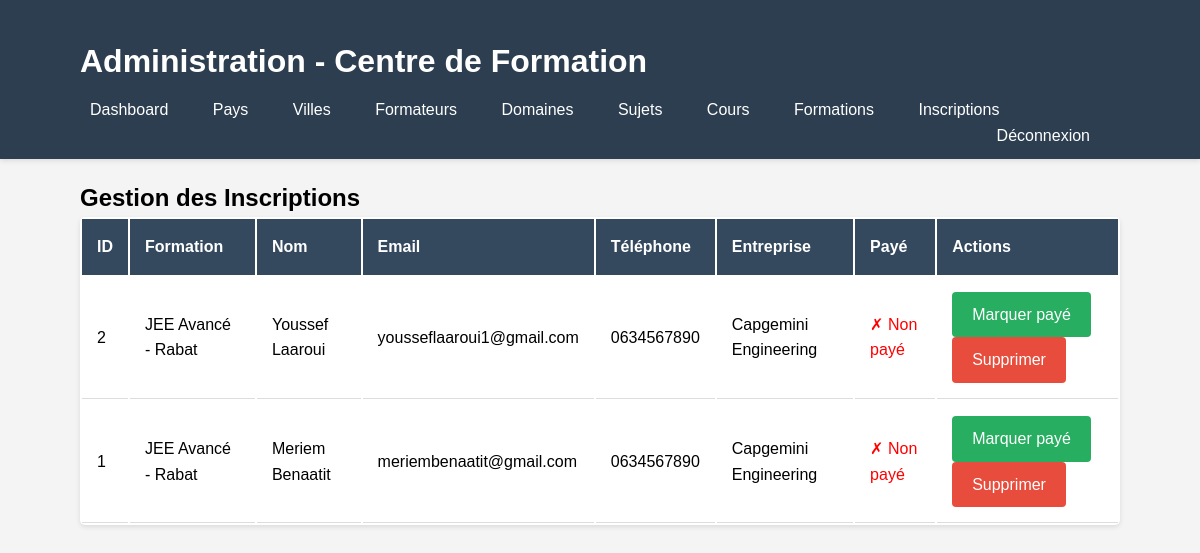
The app's page /admin/gestion_inscriptions.php (signed in) with its own data.
### tables this page shows
CREATE TABLE `inscriptions` (
  `id` int(11) NOT NULL,
  `firstName` varchar(50) NOT NULL,
  `lastName` varchar(50) NOT NULL,
  `phone` varchar(20) DEFAULT NULL,
  `email` varchar(100) NOT NULL,
  `company` varchar(100) DEFAULT NULL,
  `paid` tinyint(1) DEFAULT 0,
  `formation_id` int(11) DEFAULT NULL
);

CREATE TABLE `cours` (
  `id` int(11) NOT NULL,
  `name` varchar(100) NOT NULL,
  `content` text DEFAULT NULL,
  `description` text DEFAULT NULL,
  `audience` varchar(255) DEFAULT NULL,
  `duration` int(11) DEFAULT NULL,
  `testIncluded` tinyint(1) DEFAULT 0,
  `testContent` text DEFAULT NULL,
  `logo` varchar(255) DEFAULT NULL,
  `sujet_id` int(11) DEFAULT NULL
);

CREATE TABLE `villes` (
  `id` int(11) NOT NULL,
  `value` varchar(100) NOT NULL,
  `pays_id` int(11) DEFAULT NULL
);

### admin/gestion_inscriptions.php (the view, shortened to what this page needs)
<?php
include '../includes/connection.php';
?>
<!DOCTYPE html>
<html>
<head>
    <link rel="stylesheet" href="../css/style.css">
</head>
<body>
    <?php include 'includes/admin_header.php'; ?>
    <div class="container">
        <h2>Gestion des Inscriptions</h2>
        <table class="admin-table">
            <thead>
                <tr>
                    <th>ID</th>
                    <th>Formation</th>
                    <th>Nom</th>
                    <th>Email</th>
                    <th>Téléphone</th>
                    <th>Entreprise</th>
                    <th>Payé</th>
                    <th>Actions</th>
                </tr>
            </thead>
            <tbody>
                <?php
                $query = $bdd->query("SELECT i.*, c.name as cours_name, v.value as ville_name,
                                     f.price, f.mode
                                     FROM inscriptions i
                                     JOIN formations f ON i.formation_id = f.id
                                     JOIN cours c ON f.cours_id = c.id
                                     JOIN villes v ON f.ville_id = v.id
                                     ORDER BY i.id DESC");
                while($inscription = $query->fetch()) {
                    echo "<tr>";
                    echo "<td>".$inscription['id']."</td>";
                    echo "<td>".$inscription['cours_name']." - ".$inscription['ville_name']."</td>";
                    echo "<td>".$inscription['firstName']." ".$inscription['lastName']."</td>";
                    echo "<td>".$inscription['email']."</td>";
                    echo "<td>".$inscription['phone']."</td>";
                    echo "<td>".$inscription['company']."</td>";
                    echo "<td>";
                    if($inscription['paid']) {
                        echo "<span style='color: green;'>✓ Payé</span>";
                    } else {
                        echo "<span style='color: red;'>✗ Non payé</span>";
                    }
                    echo "</td>";
                    echo "<td>";
                    if(!$inscription['paid']) {
                        echo "<a href='gestion_inscriptions.php?pay=".$inscription['id']."' class='btn btn-success'>Marquer payé</a> ";
                    }
                    echo "<a href='gestion_inscriptions.php?delete=".$inscription['id']."' onclick='return confirm(\"Êtes-vous sûr?\")' class='btn btn-danger'>Supprimer</a>";
                    echo "</td>";
                    echo "</tr>";
                }
                ?>
            </tbody>
        </table>
    </div>
</body>
</html>

### css/style.css (style rules this page uses)
* { margin: 0; padding: 0; box-sizing: border-box; }
body { font-family: Arial, sans-serif; background-color: #f4f4f4; line-height: 1.6; }
.container { width: 90%; max-width: 1200px; margin: 0 auto; padding: 20px; }
.btn { background-color: #3498db; color: white; padding: 10px 20px; border: none; border-radius: 4px; cursor: pointer; text-decoration: none; display: inline-block; transition: background 0.3s; }
.btn-danger { background-color: #e74c3c; }
.btn-success { background-color: #27ae60; }
.admin-table { width: 100%; background: white; border-radius: 5px; overflow: hidden; box-shadow: 0 2px 5px rgba(0,0,0,0.1); }
.admin-table th { background-color: #34495e; color: white; padding: 15px; text-align: left; }
.admin-table td { padding: 15px; border-bottom: 1px solid #ddd; }

### records on screen
inscriptions: id "2", cours.name "JEE Avancé", villes.value "Rabat", firstName "Youssef", lastName "Laaroui", email "yousseflaaroui1@gmail.com", phone "0634567890", company "Capgemini Engineering", paid "✗ Non payé"
inscriptions: id "1", cours.name "JEE Avancé", villes.value "Rabat", firstName "Meriem", lastName "Benaatit", email "meriembenaatit@gmail.com", phone "0634567890", company "Capgemini Engineering", paid "✗ Non payé"
